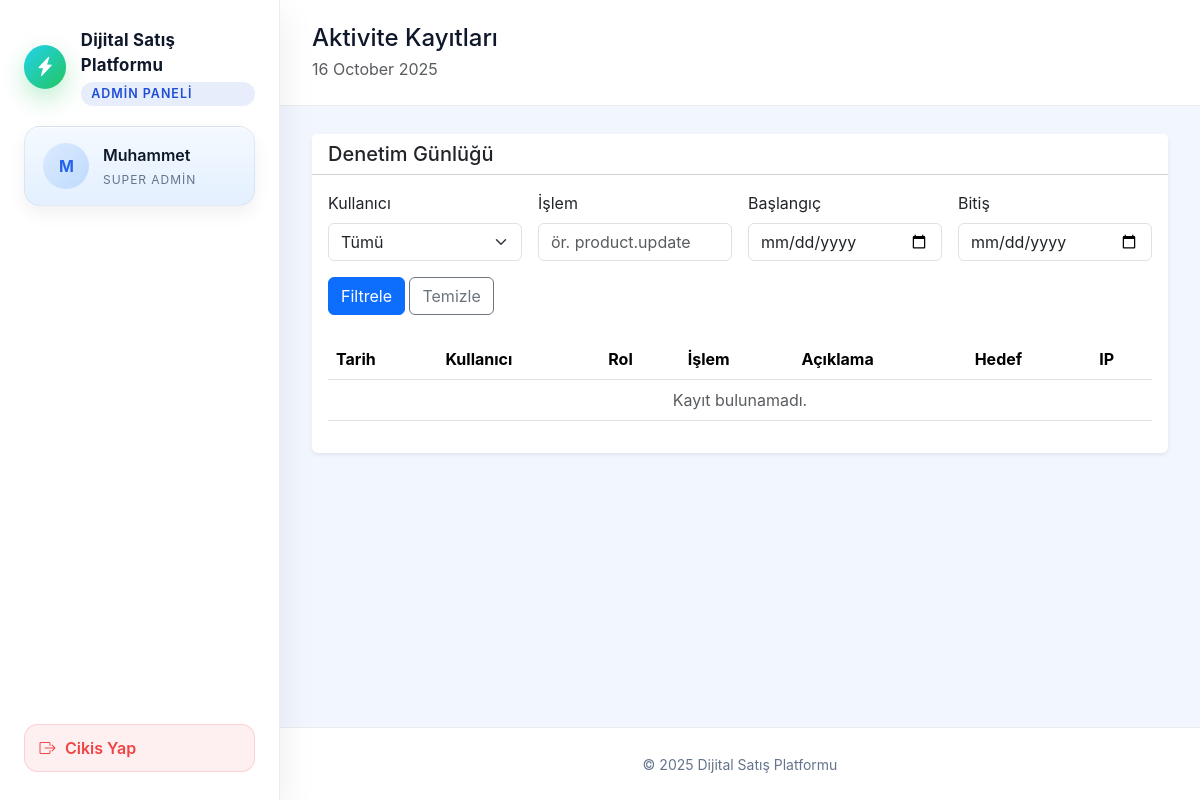
Page /admin/activity-logs.php (signed in) on the committed database.
### tables this page shows
CREATE TABLE IF NOT EXISTS users (
    id INT AUTO_INCREMENT PRIMARY KEY,
    name VARCHAR(150) NOT NULL,
    email VARCHAR(150) NOT NULL UNIQUE,
    password_hash VARCHAR(255) NOT NULL,
    role ENUM('super_admin','admin','finance','support','content','customer') NOT NULL DEFAULT 'customer',
    balance DECIMAL(12,2) NOT NULL DEFAULT 0,
    status ENUM('active','inactive') NOT NULL DEFAULT 'active',
    low_balance_since DATETIME NULL DEFAULT NULL,
    created_at DATETIME NOT NULL DEFAULT CURRENT_TIMESTAMP,
    updated_at DATETIME NULL DEFAULT NULL ON UPDATE CURRENT_TIMESTAMP
);

### app/Settings.php (called while the page is built, shortened)
<?php
class Settings
{
    public static function get($key, $default = null)
    {
        $pdo = Database::connection();
        $stmt = $pdo->prepare('SELECT setting_value FROM system_settings WHERE setting_key = :key LIMIT 1');
        $stmt->execute(['key' => $key]);
        $value = $stmt->fetchColumn();
        if ($value === false) {
            return $default;
        }
        return $value;
    }
}

### app/Helpers.php (called while the page is built, shortened)
<?php
class Helpers
{
    public static function siteName()
    {
        try {
            $value = Settings::get('site_name');
            $value = $value !== null ? trim($value) : '';
        } catch (\Throwable $exception) {
            return 'Dijital Satış Platformu';
        }
        return $value !== '' ? $value : 'Dijital Satış Platformu';
    }
    public static function sanitize($value)
    {
        return htmlspecialchars((string)$value, ENT_QUOTES | ENT_SUBSTITUTE, 'UTF-8');
    }
}

### app/Auth.php (called while the page is built, shortened)
<?php
class Auth
{
    private static $roleLabels = array(
        'super_admin' => 'Super Admin',
        'admin' => 'Admin',
        'finance' => 'Finance',
        'support' => 'Support',
        'content' => 'Content',
        'customer' => 'Customer',
    );
    public static function roleLabel($role)
    {
        return isset(self::$roleLabels[$role]) ? self::$roleLabels[$role] : ucfirst($role);
    }
    public static function findUser($userId)
    {
        $pdo = Database::connection();
        $stmt = $pdo->prepare('SELECT * FROM users WHERE id = :id LIMIT 1');
        $stmt->execute(['id' => $userId]);
        return $stmt->fetch(PDO::FETCH_ASSOC) ?: null;
    }
}

### bootstrap.php (called while the page is built, shortened)
    <?php
if (!empty($_SESSION['user'])) {
    $freshUser = App\Auth::findUser((int)$_SESSION['user']['id']);
}

### admin/activity-logs.php (the view, shortened to what this page needs)
<?php
require __DIR__ . '/../bootstrap.php';
$pdo = Database::connection();
$pageTitle = 'Aktivite Kayıtları';
$actionFilter = isset($_GET['action']) ? trim($_GET['action']) : '';
$fromInput = isset($_GET['from']) ? trim($_GET['from']) : '';
$toInput = isset($_GET['to']) ? trim($_GET['to']) : '';
$params = array();
$query = 'SELECT log.*, u.name AS user_name, u.role AS user_role FROM admin_activity_logs log LEFT JOIN users u ON log.user_id = u.id';
$query .= ' ORDER BY log.created_at DESC LIMIT 200';
$stmt = $pdo->prepare($query);
$stmt->execute($params);
$logs = $stmt->fetchAll();
include __DIR__ . '/templates/header.php';
?>
<div class="card border-0 shadow-sm">
    <div class="card-header bg-white">
        <h5 class="mb-0">Denetim Günlüğü</h5>
    </div>
    <div class="card-body">
        <form method="get" class="row g-3 mb-4">
            <div class="col-sm-6 col-lg-3">
                <label class="form-label">Kullanıcı</label>
                <select name="user_id" class="form-select">
                    <option value="0">Tümü</option>
                </select>
            </div>
            <div class="col-sm-6 col-lg-3">
                <label class="form-label">İşlem</label>
                <input type="text" name="action" class="form-control" placeholder="ör. product.update" value="<?= Helpers::sanitize($actionFilter) ?>">
            </div>
            <div class="col-sm-6 col-lg-3">
                <label class="form-label">Başlangıç</label>
                <input type="date" name="from" class="form-control" value="<?= Helpers::sanitize($fromInput) ?>">
            </div>
            <div class="col-sm-6 col-lg-3">
                <label class="form-label">Bitiş</label>
                <input type="date" name="to" class="form-control" value="<?= Helpers::sanitize($toInput) ?>">
            </div>
            <div class="col-12">
                <button type="submit" class="btn btn-primary">Filtrele</button>
                <a href="/admin/activity-logs.php" class="btn btn-outline-secondary">Temizle</a>
            </div>
        </form>
        <div class="table-responsive">
            <table class="table table-hover align-middle">
                <thead>
                    <tr>
                        <th>Tarih</th>
                        <th>Kullanıcı</th>
                        <th>Rol</th>
                        <th>İşlem</th>
                        <th>Açıklama</th>
                        <th>Hedef</th>
                        <th>IP</th>
                    </tr>
                </thead>
                <tbody>
                <?php if (!$logs): ?>
                    <tr>
                        <td colspan="7" class="text-center text-muted">Kayıt bulunamadı.</td>
                    </tr>
                <?php endif; ?>
                </tbody>
            </table>
        </div>
    </div>
</div>
<?php include __DIR__ . '/templates/footer.php';

### admin/templates/header.php (shortened to what this page needs)
<?php
$user = isset($_SESSION['user']) ? $_SESSION['user'] : null;
$pageHeadline = isset($pageTitle) ? $pageTitle : 'Panel';
$siteName = Helpers::siteName();
$currentScript = isset($_SERVER['SCRIPT_NAME']) ? $_SERVER['SCRIPT_NAME'] : '';
$isAdminArea = false;
$isAdminRole = $user ? Auth::isAdminRole($user['role']) : false;
if ($isAdminRole) {
    $isAdminArea = strpos($currentScript, '/admin/') === 0;
}
?>
<!DOCTYPE html>
<html lang="tr">
<head>
    <link href="https://cdn.jsdelivr.net/npm/bootstrap@5.3.2/dist/css/bootstrap.min.css" rel="stylesheet">
    <link href="https://cdn.jsdelivr.net/npm/bootstrap-icons@1.11.1/font/bootstrap-icons.css" rel="stylesheet">
    <link href="/assets/admin/css/admin.css" rel="stylesheet">
</head>
<body>
<div class="app-shell">
    <?php if ($user): ?>
        <aside class="app-sidebar" id="appSidebar" aria-hidden="true">
            <div class="sidebar-brand">
                <a href="<?= $isAdminArea ? '/admin/dashboard.php' : '/dashboard.php' ?>" class="sidebar-logo">
                    <span class="sidebar-logo-icon">
                        <i class="bi bi-lightning-charge-fill"></i>
                    </span>
                    <span class="sidebar-logo-text">
                        <span class="sidebar-logo-headline"><?= Helpers::sanitize($siteName) ?></span>
                        <span class="sidebar-logo-subtitle"><?= $isAdminArea ? Helpers::sanitize('Admin Paneli') : Helpers::sanitize('Kontrol Paneli') ?></span>
                    </span>
                </a>
            </div>
            <?php if ($user): ?>
                <div class="sidebar-user">
                    <div class="sidebar-user-avatar">
                        <span><?= Helpers::sanitize(strtoupper(substr(isset($user['name']) ? $user['name'] : 'U', 0, 1))) ?></span>
                    </div>
                    <div class="sidebar-user-meta">
                        <div class="sidebar-user-name"><?= Helpers::sanitize(isset($user['name']) ? $user['name'] : '') ?></div>
                        <div class="sidebar-user-role"><?= Helpers::sanitize(Auth::roleLabel($user['role'])) ?></div>
                    </div>
                </div>
            <?php endif; ?>
            <nav class="sidebar-nav">
                <div class="sidebar-scroll">
                </div>
            </nav>
            <div class="sidebar-footer">
                <a href="/logout.php" class="sidebar-logout">
                    <i class="bi bi-box-arrow-right"></i>
                    <span><?= Helpers::sanitize('Cikis Yap') ?></span>
                </a>
            </div>
        </aside>
    <?php endif; ?>
    <div class="app-main d-flex flex-column flex-grow-1">
        <?php if ($user): ?>
            <header class="app-topbar d-flex align-items-center justify-content-between gap-3">
                <div class="d-flex align-items-center gap-3">
                    <div>
                        <h1 class="h4 mb-1"><?= Helpers::sanitize($pageHeadline) ?></h1>
                        <p class="text-muted mb-0"><?= date('d F Y') ?></p>
                    </div>
                </div>
            </header>
        <?php endif; ?>
        <main class="app-content flex-grow-1 container-fluid">

### assets/admin/css/admin.css (style rules this page uses)
body { background-color: #f2f6ff; min-height: 100vh; margin: 0; font-family: 'Inter', 'Segoe UI', sans-serif; color: #0f172a; }
.app-shell { display: flex; min-height: 100vh; position: relative; }
.app-sidebar { width: 280px; background: #ffffff; color: #0f172a; display: flex; flex-direction: column; padding: 1.75rem 1.5rem; position: sticky; top: 0; min-height: 100vh; max-height: 100vh; border-right: 1px solid rgba(15, 23, 42, 0.08); box-shadow: 0 12px 35px rgba(15, 23, 42, 0.08); z-index: 1030; overflow-x: hidden; overflow-y: auto; }
.sidebar-brand { margin-bottom: 1.25rem; }
.sidebar-logo { display: flex; align-items: center; gap: 0.9rem; text-decoration: none; color: inherit; }
.sidebar-logo-icon { width: 44px; height: 44px; border-radius: 50%; display: flex; align-items: center; justify-content: center; background: linear-gradient(135deg, #22d3ee 0%, #22c55e 100%); color: #fff; font-size: 1.2rem; box-shadow: 0 10px 25px rgba(34, 197, 94, 0.3); }
.sidebar-logo-text { display: flex; flex-direction: column; gap: 0.25rem; }
.sidebar-logo-headline { font-weight: 700; font-size: 1.05rem; letter-spacing: 0.015em; }
.sidebar-logo-subtitle { font-size: 0.78rem; font-weight: 600; color: #1d4ed8; background: rgba(29, 78, 216, 0.1); border-radius: 999px; padding: 0.15rem 0.65rem; letter-spacing: 0.08em; text-transform: uppercase; }
.sidebar-user { display: flex; align-items: center; gap: 0.85rem; padding: 1rem 1.15rem; background: linear-gradient(180deg, rgba(241, 248, 255, 0.8) 0%, rgba(226, 239, 255, 0.95) 100%); border: 1px solid rgba(148, 163, 184, 0.18); border-radius: 16px; box-shadow: inset 0 1px 0 rgba(255, 255, 255, 0.65), 0 8px 18px rgba(15, 23, 42, 0.06); margin-bottom: 1.5rem; }
.sidebar-user-avatar { width: 46px; height: 46px; border-radius: 50%; display: flex; align-items: center; justify-content: center; font-weight: 700; font-size: 1rem; color: #2563eb; background: linear-gradient(135deg, #dbeafe 0%, #bfdbfe 100%); }
.sidebar-user-meta { display: flex; flex-direction: column; gap: 0.25rem; }
.sidebar-user-name { font-size: 1rem; font-weight: 600; }
.sidebar-user-role { font-size: 0.75rem; letter-spacing: 0.08em; text-transform: uppercase; color: #64748b; }
.sidebar-nav { flex: 1; display: flex; flex-direction: column; margin-top: 1.5rem; min-height: 0; }
.sidebar-scroll { flex: 1; overflow-y: auto; padding-right: 0.4rem; padding-bottom: 1.5rem; scrollbar-width: thin; }
.sidebar-footer { margin-top: auto; }
.sidebar-logout { display: flex; align-items: center; gap: 0.6rem; padding: 0.7rem 0.9rem; border-radius: 0.85rem; text-decoration: none; font-weight: 600; color: #ef4444; border: 1px solid rgba(239, 68, 68, 0.18); background: rgba(239, 68, 68, 0.08); transition: background 0.2s ease, border 0.2s ease; }
.app-main { flex: 1; display: flex; flex-direction: column; }
.app-topbar { padding: 1.5rem 2rem; border-bottom: 1px solid rgba(15, 23, 42, 0.08); background: #ffffff; }
.app-content { padding: 1.75rem 2rem; }

### rows in the picture
users: name "M", name "Muhammet", role "SUPER ADMIN"

### other values in the picture
Helpers::sanitize($siteName) "Dijital Satış Platformu"
Helpers::sanitize('Admin Paneli') "ADMIN PANELI"
Helpers::sanitize('Cikis Yap') "Cikis Yap"
Helpers::sanitize($pageHeadline) "Aktivite Kayıtları"
Helpers::sanitize(Helpers::siteName()) "Dijital Satış Platformu"
